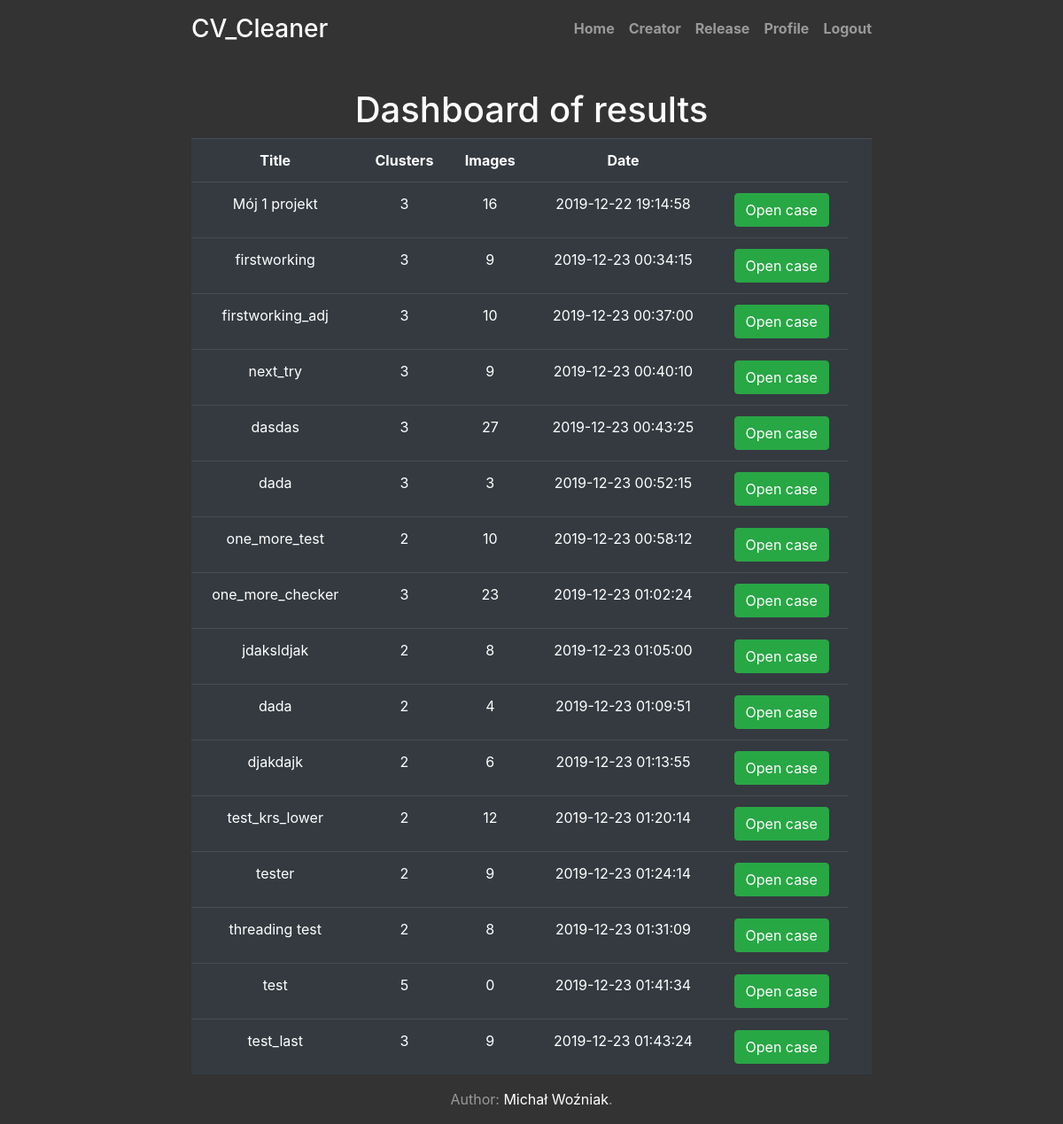
The app's page /release (signed in) with its own data.
### tables this page shows
CREATE TABLE projects_settings(
   ID INTEGER PRIMARY KEY,
   title VARCHAR(200),
   number_of_clusters VARCHAR(200),
   comments TEXT,
   create_date TIMESTAMP DEFAULT CURRENT_TIMESTAMP
);

### application.py (the view)
@app.route("/release")
@logged_in_checker
def release():
    c = sqlite3.connect('databases/coreApp.db')
    conn = c.cursor()
    command = f"CREATE VIEW dashboard as SELECT title, number_of_clusters, create_date, COUNT(c.ID) as number_of_images FROM projects_settings AS a LEFT JOIN projects as b ON a.ID = b.ID left JOIN images as c ON a.ID = c.project_id WHERE user_id = {session.get('ID')} GROUP BY c.project_id ORDER BY create_date"
    conn.execute("DROP VIEW IF EXISTS dashboard")
    conn.execute(command)
    conn.execute("SELECT * from dashboard")
    conn.row_factory = sqlite3.Row
    rows = conn.fetchall()
    data = [dict(i) for i in rows]
    if len(data) > 0:
        return render_template('release.html', data=data)
    else:
        msg = 'No cases has benn found'
        return render_template('release.html', msg=msg)
    conn.close()

### application.py (called while the page is built)
def logged_in_checker(f):
    @wraps(f)
    def wrap(*args, **kwargs):
        if 'logged_in' in session:
            return f(*args, **kwargs)
        else:
            flash('Unauthorized!, Please login now!', 'danger')
            return redirect(url_for('signin'))
    return wrap

### templates/release.html
{% extends 'layout.html' %}
{% block body %}<br></br>
  <h1>Dashboard of results</small></h1>
  <table class="table table-dark">
    <tr>
      <th>Title</th>
      <th>Clusters</th>
      <th>Images</th>
      <th>Date</th>
      <th></th>
      <th></th>
    </tr>
    {% for project in data %}
      <tr>
        <td>{{project.title}}</td>
        <td>{{project.number_of_clusters}}</td>
        <td>{{project.number_of_images}}</td>
        <td>{{project.create_date}}</td>
        <td><a href="#" class="btn btn-success pull-right">Open case</a></td>
      </tr>
    {% endfor %}
  </table>
{% endblock %}

### templates/layout.html (shortened to what this page needs)
<!DOCTYPE html>
<html lang="en">
    <head>
        <link rel="stylesheet" href="https://stackpath.bootstrapcdn.com/bootstrap/4.4.1/css/bootstrap.min.css">
           <link href="static\cover.css" rel="stylesheet">
    </head>
    <body class="text-center">
        <div class="cover-container d-flex w-100 h-100 p-3 mx-auto flex-column" >
                <header class="masthead mb-auto">
                    <div class="inner">
                    <h3 class="masthead-brand">CV_Cleaner</h3>
                    {% include 'includes/_navbar.html' %}
                    </div>
                </header>
                {% block body %}{% endblock %}
                <footer class="mastfoot mt-auto">
                    <div class="inner">
                    <p>Author: <a href="https://www.linkedin.com/in/micha%C5%82-wo%C5%BAniak-0a89ab160/">Michał Woźniak</a>.</p>
                    </div>
                </footer>
                </div>
    </body>
    </html>

### templates/includes/_navbar.html
<nav class="nav nav-masthead justify-content-center">
        <a class="nav-link " href="/">Home</a>
        {% if session.logged_in %}
        <a class="nav-link " href="/creator">Creator</a>
        <a class="nav-link" href = "/release">Release</a>
        <a class="nav-link" href = "/profile">Profile</a>
        <a class="nav-link" href="/logout">Logout</a>
            {% else %}
            <a class="nav-link" href="/features">Features</a>
            <a class="nav-link" href="/features_more">Our algorithms</a>
            <a class="nav-link" href="/contact">Contact</a>
        <a class="nav-link " href="/signup">Sign up</a>
        <a class="nav-link" href="/signin">Sign in</a>
            {% endif %}
    </nav>

### static/cover.css (style rules this page uses)
a, a:focus, a:hover { color: #fff; }
html, body { height: 100%; background-color: #333; }
body { display: -ms-flexbox; display: flex; color: #fff; }
.cover-container { max-width: 50em; }
.masthead { margin-bottom: 2rem; }
.masthead-brand { margin-bottom: 0; }
.nav-masthead .nav-link { padding: .25rem 0; font-weight: 700; color: rgba(255, 255, 255, .5); background-color: transparent; border-bottom: .25rem solid transparent; }
.nav-masthead .nav-link + .nav-link { margin-left: 1rem; }
@media (min-width: 48em) { .masthead-brand { float: left; } }
@media (min-width: 48em) { .nav-masthead { float: right; } }
.mastfoot { color: rgba(255, 255, 255, .5); }

### records on screen
projects_settings: title "Mój 1 projekt", number_of_clusters "3", number_of_images "16", create_date "2019-12-22 19:14:58"
projects_settings: title "firstworking", number_of_clusters "3", number_of_images "9", create_date "2019-12-23 00:34:15"
projects_settings: title "firstworking_adj", number_of_clusters "3", number_of_images "10", create_date "2019-12-23 00:37:00"
projects_settings: title "next_try", number_of_clusters "3", number_of_images "9", create_date "2019-12-23 00:40:10"
projects_settings: title "dasdas", number_of_clusters "3", number_of_images "27", create_date "2019-12-23 00:43:25"
projects_settings: title "dada", number_of_clusters "3", number_of_images "3", create_date "2019-12-23 00:52:15"
projects_settings: title "one_more_test", number_of_clusters "2", number_of_images "10", create_date "2019-12-23 00:58:12"
projects_settings: title "one_more_checker", number_of_clusters "3", number_of_images "23", create_date "2019-12-23 01:02:24"
projects_settings: title "jdaksldjak", number_of_clusters "2", number_of_images "8", create_date "2019-12-23 01:05:00"
projects_settings: title "djakdajk", number_of_clusters "2", number_of_images "6", create_date "2019-12-23 01:13:55"
projects_settings: title "test_krs_lower", number_of_clusters "2", number_of_images "12", create_date "2019-12-23 01:20:14"
projects_settings: title "tester", number_of_clusters "2", number_of_images "9", create_date "2019-12-23 01:24:14"
projects_settings: title "threading test", number_of_clusters "2", number_of_images "8", create_date "2019-12-23 01:31:09"
projects_settings: title "test", number_of_clusters "5", number_of_images "0", create_date "2019-12-23 01:41:34"
projects_settings: title "test_last", number_of_clusters "3", number_of_images "9", create_date "2019-12-23 01:43:24"

### other values on screen
{{ project.title }} "dada"
{{ project.number_of_clusters }} "2"
{{ project.number_of_images }} "4"
{{ project.create_date }} "2019-12-23 01:09:51"
